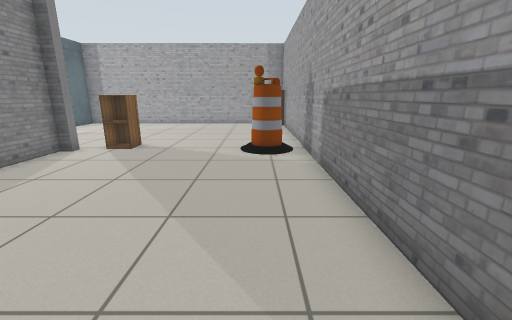
[1] (above)

12 first-person views from a walk through a Gazebo world. The camera is 1 m above the floor, tilts 14° down and sees 90° across. The floor is counted in squares, 0.5 m on a side. Each view is taken from the middle of a square. On the plan, view 1 faces up. The plan holds only what a view shows up to about 16 squares ahead; the rest is blank. The robots in the file are not drawn. Simple patterns stand in for the simulator's built-in surfaces. Some surface patterns are stand-ins.

[2]
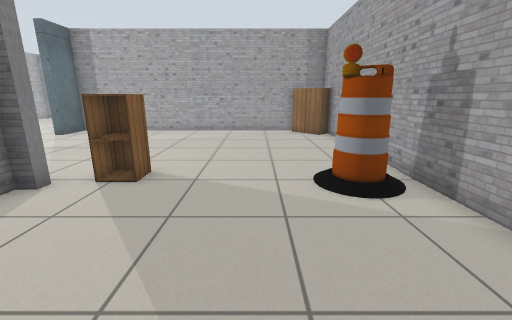

[3]
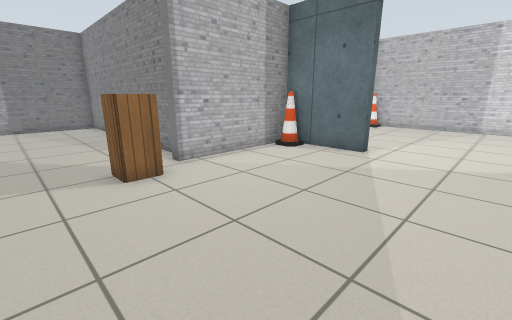

[4]
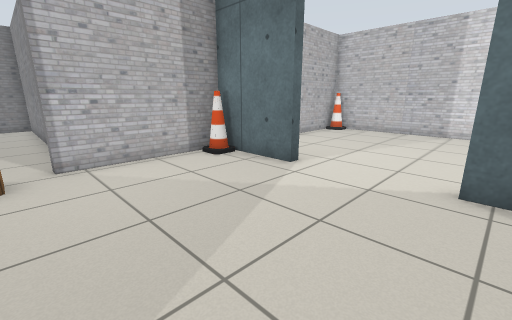

[5]
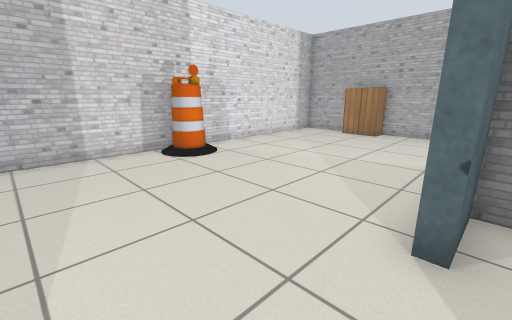

[6]
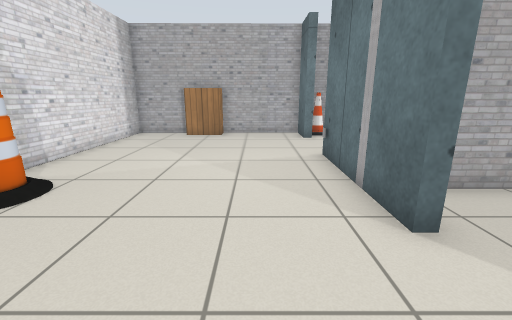

[7]
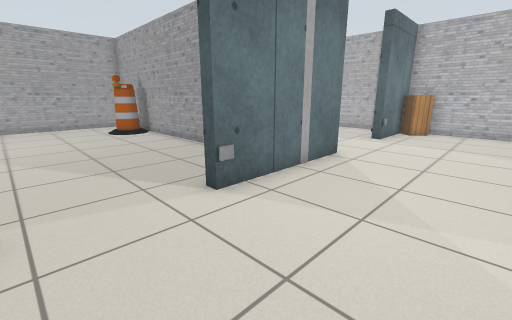

[8]
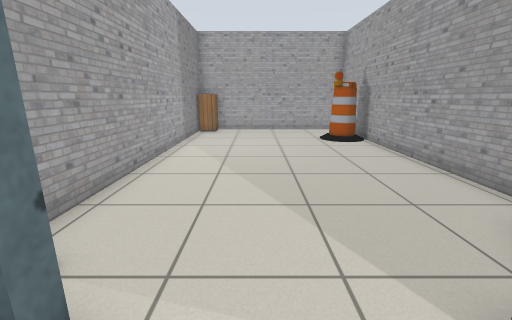

[9]
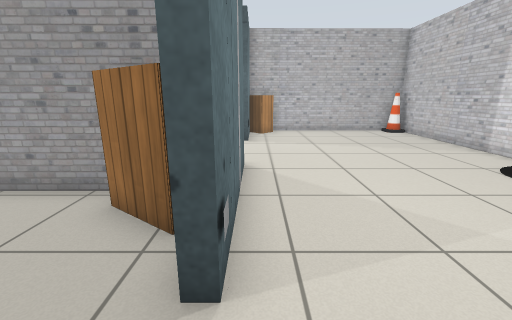

[10]
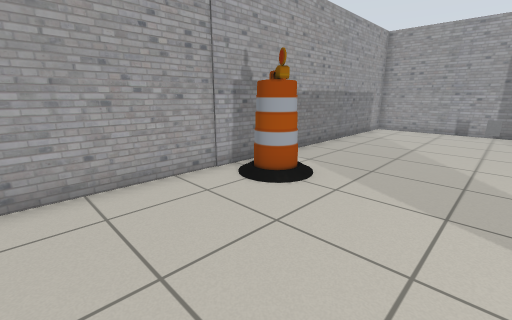

[11]
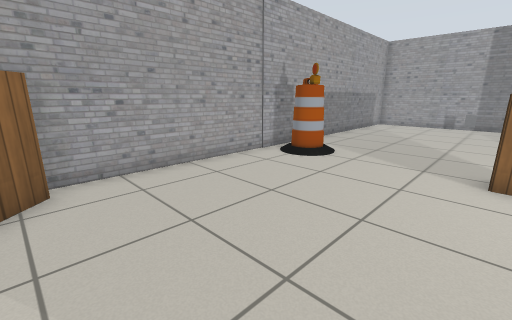

[12]
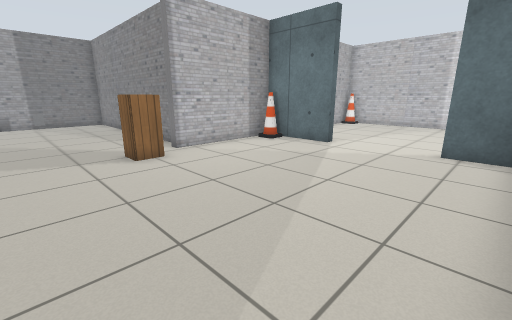

### Floor plan
Points are (right, up) in squares from view 1. A wall is a line through its corners. A room is listed if a view was taken in it or the views show most of it. See-through windows are left out.
Room 1 (views 1, 2, 3, 4, 5, 6, 7, 8, 9, 10, 11, 12)
walls: (-11.2, 19.7) (2, 19.8) (2, 28.4) (-11.6, 28.4); (-12.6, 11.8) (-12.6, 13.3) (-12.2, 13.3) (-12.2, 10.5); (-11.4, 9.7) (-6.8, 9.7) (-6.8, 9.3) (-7.3, 9.3) (-7.3, -1.9) (2, -1.7) (2, 19.4) (-12.2, 19.3) (-12.2, 17.5) (-12.6, 17.5) (-12.6, 22.9) (-12.1, 22.9); (-12.1, 26.6) (-12.6, 26.6) (-12.6, 28.4) (-16.5, 28.4); (-18.4, 28.4) (-21.5, 28.4) (-21.5, 9.7) (-14.4, 9.7)
objects: cone (-21, 10); barrel (-21, 19) to (-20, 19); bookshelf (-18, 28) to (-17, 28); cabinet (-14, 10) to (-13, 11); other object (-13, 13); grey panel (-13, 23); cone (-12, 10); bookshelf (-12, 21) to (-11, 21); cone (-12, 28); cabinet (-6, 10) to (-5, 11); grey panel (-4, 2); barrel (-2, 21) to (-1, 21); barrel (0, 9) to (1, 10); bookshelf (0, 18) to (1, 19); cabinet (1, 28)

Where each view was taken, in squares from view 1:
view 1: 0 up, 0 right, facing up
view 2: 4 up, 2 left, facing up
view 3: 17 up, 3 left, facing down-left
view 4: 18 up, 6 left, facing down-left
view 5: 14 up, 12 left, facing up-left
view 6: 14 up, 15 left, facing up
view 7: 26 up, 17 left, facing down-right
view 8: 25 up, 14 left, facing right
view 9: 25 up, 13 left, facing down
view 10: 15 up, 4 left, facing down-right
view 11: 18 up, 5 left, facing down-right
view 12: 19 up, 2 left, facing down-left
